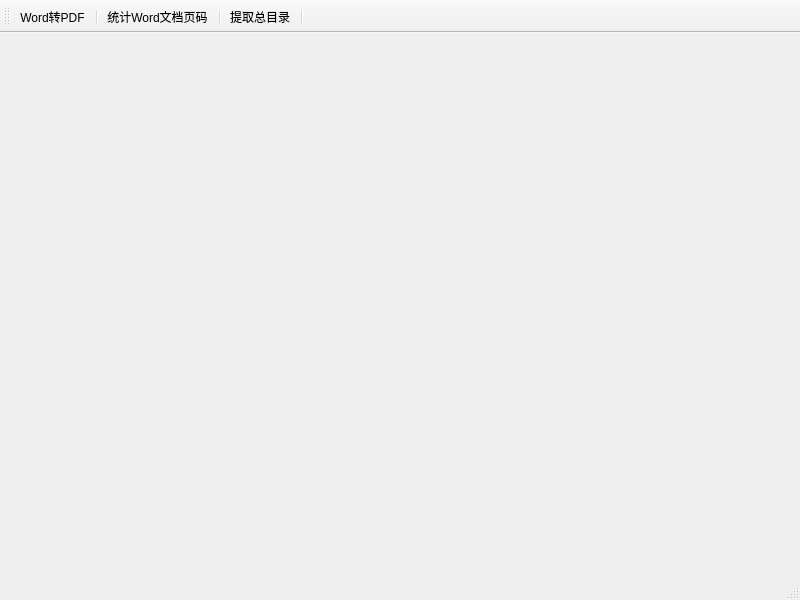
<?xml version="1.0" encoding="UTF-8"?>
<ui version="4.0">
 <class>MainWindow</class>
 <widget class="QMainWindow" name="MainWindow">
  <property name="geometry">
   <rect>
    <x>0</x>
    <y>0</y>
    <width>800</width>
    <height>600</height>
   </rect>
  </property>
  <property name="windowTitle">
   <string>MainWindow</string>
  </property>
  <widget class="QWidget" name="centralwidget"/>
  <widget class="QMenuBar" name="menubar">
   <property name="geometry">
    <rect>
     <x>0</x>
     <y>0</y>
     <width>800</width>
     <height>23</height>
    </rect>
   </property>
  </widget>
  <widget class="QStatusBar" name="statusbar"/>
  <widget class="QToolBar" name="toolBar">
   <property name="windowTitle">
    <string>toolBar</string>
   </property>
   <attribute name="toolBarArea">
    <enum>TopToolBarArea</enum>
   </attribute>
   <attribute name="toolBarBreak">
    <bool>false</bool>
   </attribute>
   <addaction name="actionWord_PDF"/>
   <addaction name="separator"/>
   <addaction name="action_Word"/>
   <addaction name="separator"/>
   <addaction name="action_list"/>
   <addaction name="separator"/>
  </widget>
  <action name="actionWord_PDF">
   <property name="text">
    <string>Word转PDF</string>
   </property>
   <property name="toolTip">
    <string>&lt;html&gt;&lt;head/&gt;&lt;body&gt;&lt;p&gt;这里为“Word转PDF”&lt;/p&gt;&lt;/body&gt;&lt;/html&gt;</string>
   </property>
  </action>
  <action name="action_Word">
   <property name="text">
    <string>统计Word文档页码</string>
   </property>
   <property name="toolTip">
    <string>统计Word文档页码</string>
   </property>
  </action>
  <action name="action_list">
   <property name="text">
    <string>提取总目录</string>
   </property>
   <property name="toolTip">
    <string>提取总目录</string>
   </property>
  </action>
 </widget>
 <resources/>
 <connections/>
</ui>
